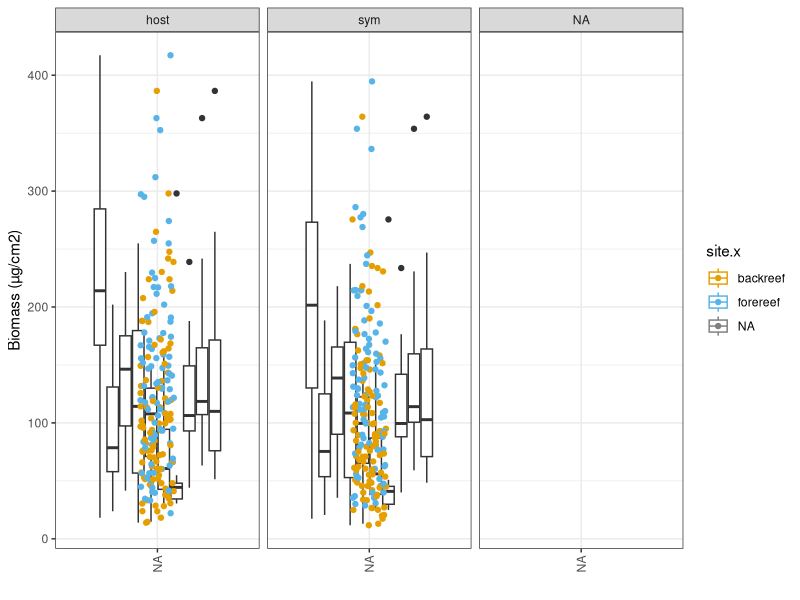

Source code (R): (Note: this script raises an error after producing the figure.)
## ---- chunk 1
knitr::opts_chunk$set(echo = TRUE, warning = FALSE, message = FALSE)

## install packages if you dont already have them
if (!require("tidyverse")) install.packages("tidyverse")
if (!require("plotrix")) install.packages("plotrix")

# load packages
library(tidyverse)
library(plotrix)

## ---- chunk 2
#Read in biomass data
Data <- read.csv("data/biomass_data.csv")
Data <- na.omit(Data)

# calculated mass per ml
#different volumes for sym (4ml) and host (5ml)
#sym <- 4
#host <- 5

#Load tissue homogenate volume
homog_vol <- read.csv("data/homogenate_vols.csv", header=TRUE)

# Load Surface area data
sa <- read_csv("output/surface.area.calc.csv")

# Coral sample metadata
metadata <- read_csv("data/corals_sampled.csv")

# Join homogenate volumes and surface area with sample metadata
metadata <- full_join(metadata, homog_vol, by="full_sample_id") %>%
  full_join(sa, by="full_sample_id")

#Standardize for volume input
Data <- Data %>%
  mutate(dry.pan.mass.g.ml = case_when(partner=="sym" ~ dry.pan.mass.g/volume, partner=="host" ~dry.pan.mass.g/volume),
         burnt.pan.mass.g.ml = case_when(partner=="sym" ~ burnt.pan.mass.g/volume, partner=="host" ~burnt.pan.mass.g/volume))

# Standardize for the total homogenate volume
Data <- right_join(Data, metadata, by="full_sample_id")  %>%
  mutate(dry.pan.mass.g.vol.corr = dry.pan.mass.g.ml*homog_vol_ml, 
         burnt.pan.mass.g.vol.corr = burnt.pan.mass.g.ml*homog_vol_ml) %>%
  mutate(dry.bioimass.g = (dry.pan.mass.g.vol.corr - initial.mass.g),
         DW.mg.cm2 = ((dry.bioimass.g)*1000) / surface.area.cm2) %>%
  mutate(afdry.bioimass.g = (dry.pan.mass.g.vol.corr - burnt.pan.mass.g.vol.corr),
         AFDW.mg.cm2 = ((afdry.bioimass.g)*1000) / surface.area.cm2)

## ---- chunk 3
#summarize Dry Biomass mean and sem 

monthorder <- c("January", "February","March", "April","May",
                "June",  "July", "August", "September", 
                "October","November")

Data$timepoint <- factor(Data$timepoint.x,levels=monthorder)
Data$group <- paste0(Data$timepoint.x, "_", Data$site)
 
# Plot 
Data %>%
  ggplot(aes(x = timepoint, y = DW.mg.cm2, group=group, color=site.x)) +
  geom_boxplot(aes(group=group, color=site.x))+
  geom_jitter(width = 0.1) + # Plot all points
  scale_color_manual(values=c("#E69F00", "#56B4E9")) +
  #stat_summary(fun.data = mean_cl_normal, fun.args = list(mult = 1),    # Plot standard error
  #             geom = "errorbar", color = c("black"), width = 0.5) +
  #stat_summary(fun.y = mean, geom = "point", color = "black")+           # Plot mean
  labs(x = "", y = "Biomass (µg/cm2)") +
  facet_wrap("partner")+
  theme_bw()+
  theme(axis.text.x = element_text(angle = 90, vjust = 0.5, hjust=1))


## ---- chunk 4
#summarize AFDW mean and sem by site, species, and partner and plot
afdw<-afdw[!is.na(afdw$species),]#remove rows that are not identified for species and site

afdw %>% 
  group_by(species, site, partner)%>%
  summarise(mean.value = mean(AFDW.mg.cm2), se = std.error(AFDW.mg.cm2)) %>%
  ggplot(aes(x = site, y = mean.value, group = species, color = partner))+
  ylab("AFDW mg cm-2")+
  geom_point(size = 3)+
  geom_errorbar(aes(x = site, ymin = mean.value-se, ymax = mean.value+se), width = 0.5)+
  facet_grid(~species, scales = "free_y")


